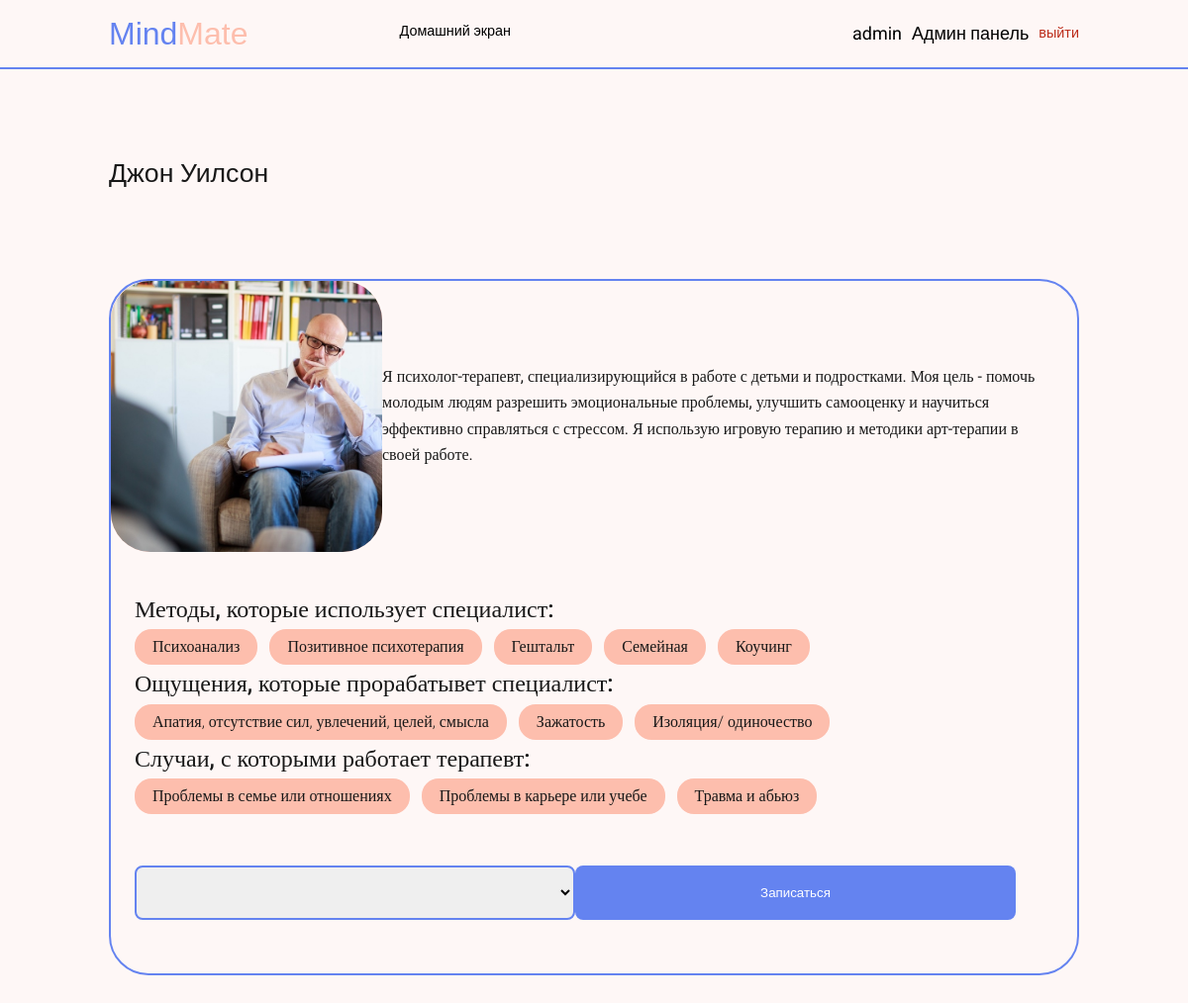
The page /therapists/6/ (signed in) on the database its author committed.
### users/models.py (models this page shows, shortened)
class User(AbstractUser):
    photo = models.ImageField(upload_to='users_images', null=True, blank=True)
    user_type = models.CharField(max_length=10, null=True)
    description = models.TextField(null=True, blank=True)

### records/models.py (models this page shows, shortened)
class Therapist(models.Model):
    user = models.OneToOneField(User, on_delete=models.CASCADE, related_name='therapist', null=True)
    first_name = models.CharField(max_length=128, null=True, blank=True)
    last_name = models.CharField(max_length=128, null=True, blank=True)
    email = models.CharField(max_length=128)
    methods = models.ManyToManyField(Methods)
    feelings = models.ManyToManyField(Feelings)
    events = models.ManyToManyField(Events)
    photo = models.ImageField(upload_to='user_images', blank=True, null=True)
    description = models.TextField(null=True, blank=True)
    history = HistoricalRecords()
    def get_records(self):
        return self.records_set.filter(date__gte=datetime.now()).order_by('date', 'time')

class Methods(models.Model):
    name = models.CharField(max_length=128)
    description = models.TextField(null=True, blank=True)
    def __str__(self):
        return self.name

class Feelings(models.Model):
    name = models.CharField(max_length=128)
    description = models.TextField(null=True, blank=True)
    def __str__(self):
        return self.name

class Events(models.Model):
    name = models.CharField(max_length=128)
    description = models.TextField(null=True, blank=True)
    average_rating = models.DecimalField(max_digits=3, decimal_places=2, default=0.0)
    ratings_count = models.IntegerField(default=0)
    def __str__(self):
        return self.name

### records/views.py (the view)
# urls.py: path('therapists/<int:therapist_id>/', therapist_profile, name='therapist_profile'),
@login_required(login_url='users/login/')
def therapist_profile(request, therapist_id):
    therapist = get_object_or_404(Therapist, pk=therapist_id)
    records = therapist.get_records()
    context = {
        'records': records,
        'therapist': therapist
    }
    return render(request, 'records/therapist_profile.html', context)

### records/templates/records/therapist_profile.html (shortened to what this page needs)
{% extends 'records/base.html' %}
{% load static %}
{% block css %}
    <link rel="stylesheet" href="{% static '/vendor/css/therapists_profile.css' %}"/>
{% endblock %}
{% block content %}
    <div class="profile__inner inner">
        <div class="container">
            <h1 class="profile__heading heading">{{ therapist.first_name }} {{ therapist.last_name }}</h1>
            <div class="profile__box">
                <div class="profile__top">
                    <img style="object-fit: cover" src="{% if therapist.photo.url %}{{ therapist.photo.url }}{% endif %}" alt="" class="profile__img"/>
                    <div class="description">
                        {{ therapist.description }}
                    </div>
                </div>
                <div class="profile_down">
                    <p class="sub_heading">
                        Методы, которые использует специалист:
                    </p>
                    <ul class="profile__ul">
                        {% for method in therapist.methods.all %}
                            <li class="profile__ul-item">
                                <p class="profile__ul-p">{{ method }}</p>
                            </li>
                        {% endfor %}
                    </ul>
                    <p class="sub_heading">
                        Ощущения, которые прорабатывет специалист:
                    </p>
                    <ul class="profile__ul">
                        {% for feeling in therapist.feelings.all %}
                            <li class="profile__ul-item">
                                <p class="profile__ul-p">{{ feeling }}</p>
                            </li>
                        {% endfor %}
                    </ul>
                    <p class="sub_heading">Случаи, с которыми работает терапевт:</p>
                    <ul class="profile__ul">
                        {% for event in therapist.events.all %}
                            <li class="profile__ul-item">
                                <p class="profile__ul-p">{{ event }}</p>
                            </li>
                        {% endfor %}
                    </ul>
                    <form class="profile__form" action="{% url 'record_update' %}" method="post">
                        <select required class="profile_form-select" name="record_id" id="record_id">
                        </select>
                        <button class="profile__form-submit" type="submit">
                            Записаться
                        </button>
                    </form>
                </div>
            </div>
        </div>
    </div>
{% endblock %}

### records/templates/records/base.html (shortened to what this page needs)
{% load static %}
<!DOCTYPE html>
<html lang="en">
<head>
    <link rel="stylesheet" href="{% static '/vendor/css/reset.css' %}"/>
    {% block css %}
    {% endblock %}
</head>
<body>
<div class="wrapper">
    <header class="header">
        <div class="container">
            <div class="header__inner">
                <a href="{% url 'index' %}" class="header__logo"><span class="header__logo-span">Mind</span>Mate</a>
                <nav class="nav">
                    <ul class="nav__ul">
                        <li class="nav__ul-item">
                            <a href="{% url 'index' %}" class="nav__ul-link"
                            >Домашний экран</a
                            >
                        </li>
                    </ul>
                    <div class="user_menu">
                        <a href="{% url 'users:profile' %}" class="nav__account">{{ user.username }}</a>
                        {% if user.is_superuser %}
                            <a href="{% url 'admin:index' %}" class="nav__account">Админ панель</a>
                        {% endif %}
                        <a class="nav__logout" href="{% url 'users:logout' %}">выйти</a>
                    </div>
                </nav>
            </div>
        </div>
    </header>
    <main class="main">
        {% block content %}
        {% endblock %}
    </main>
</div>
</body>
</html>

### rows shown on the page
User: username "admin"
Therapist: first_name "Джон", last_name "Уилсон", photo (picture), description "Я психолог-терапевт, специализирующийся в работе с детьми и подростками. Моя цель - помочь молодым людям разрешить эмоциональные проблемы, улучшить самооценку и научиться эффективно справляться с стрессом. Я использую игровую терапию и методики арт-терапии в своей работе."
Methods: name "Психоанализ"
Methods: name "Позитивное психотерапия"
Methods: name "Гештальт"
Methods: name "Семейная"
Methods: name "Коучинг"
Feelings: name "Апатия, отсутствие сил, увлечений, целей, смысла"
Feelings: name "Зажатость"
Feelings: name "Изоляция/ одиночество"
Events: name "Проблемы в семье или отношениях"
Events: name "Проблемы в карьере или учебе"
Events: name "Травма и абьюз"
